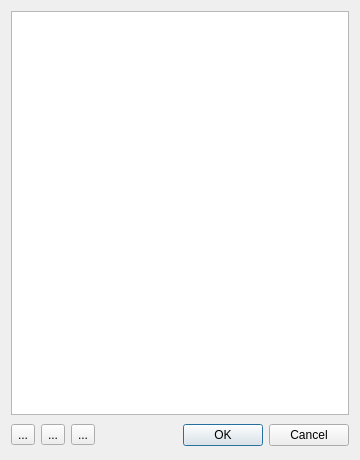
<?xml version="1.0" encoding="UTF-8"?>
<ui version="4.0">
 <class>netSetting</class>
 <widget class="QDialog" name="netSetting">
  <property name="geometry">
   <rect>
    <x>0</x>
    <y>0</y>
    <width>360</width>
    <height>460</height>
   </rect>
  </property>
  <property name="windowTitle">
   <string>Dialog</string>
  </property>
  <layout class="QGridLayout" name="gridLayout">
   <item row="0" column="0">
    <widget class="QTreeWidget" name="tree_db">
     <property name="contextMenuPolicy">
      <enum>Qt::CustomContextMenu</enum>
     </property>
     <property name="sizeAdjustPolicy">
      <enum>QAbstractScrollArea::AdjustToContents</enum>
     </property>
     <property name="editTriggers">
      <set>QAbstractItemView::NoEditTriggers</set>
     </property>
     <property name="allColumnsShowFocus">
      <bool>false</bool>
     </property>
     <property name="columnCount">
      <number>3</number>
     </property>
     <attribute name="headerVisible">
      <bool>false</bool>
     </attribute>
     <column>
      <property name="text">
       <string/>
      </property>
     </column>
     <column>
      <property name="text">
       <string>2</string>
      </property>
     </column>
     <column>
      <property name="text">
       <string>3</string>
      </property>
     </column>
    </widget>
   </item>
   <item row="1" column="0">
    <layout class="QHBoxLayout" name="horizontalLayout">
     <item>
      <widget class="QToolButton" name="tbtn_load">
       <property name="toolTip">
        <string>load db define</string>
       </property>
       <property name="text">
        <string>...</string>
       </property>
       <property name="icon">
        <iconset resource="rtdbdataserver.qrc">
         <normaloff>:/Resources/load_dbdf.png</normaloff>:/Resources/load_dbdf.png</iconset>
       </property>
      </widget>
     </item>
     <item>
      <widget class="QToolButton" name="tbtn_open">
       <property name="toolTip">
        <string>open file</string>
       </property>
       <property name="text">
        <string>...</string>
       </property>
       <property name="icon">
        <iconset resource="rtdbdataserver.qrc">
         <normaloff>:/Resources/open_debsets.png</normaloff>:/Resources/open_debsets.png</iconset>
       </property>
      </widget>
     </item>
     <item>
      <widget class="QToolButton" name="tbtn_save">
       <property name="toolTip">
        <string>save settings</string>
       </property>
       <property name="text">
        <string>...</string>
       </property>
      </widget>
     </item>
     <item>
      <spacer>
       <property name="orientation">
        <enum>Qt::Horizontal</enum>
       </property>
       <property name="sizeHint" stdset="0">
        <size>
         <width>48</width>
         <height>28</height>
        </size>
       </property>
      </spacer>
     </item>
     <item>
      <widget class="QPushButton" name="okButton">
       <property name="text">
        <string>OK</string>
       </property>
      </widget>
     </item>
     <item>
      <widget class="QPushButton" name="cancelButton">
       <property name="text">
        <string>Cancel</string>
       </property>
      </widget>
     </item>
    </layout>
   </item>
  </layout>
 </widget>
 <resources>
  <include location="rtdbdataserver.qrc"/>
 </resources>
 <connections>
  <connection>
   <sender>okButton</sender>
   <signal>clicked()</signal>
   <receiver>netSetting</receiver>
   <slot>accept()</slot>
   <hints>
    <hint type="sourcelabel">
     <x>278</x>
     <y>253</y>
    </hint>
    <hint type="destinationlabel">
     <x>96</x>
     <y>254</y>
    </hint>
   </hints>
  </connection>
  <connection>
   <sender>cancelButton</sender>
   <signal>clicked()</signal>
   <receiver>netSetting</receiver>
   <slot>reject()</slot>
   <hints>
    <hint type="sourcelabel">
     <x>369</x>
     <y>253</y>
    </hint>
    <hint type="destinationlabel">
     <x>179</x>
     <y>282</y>
    </hint>
   </hints>
  </connection>
 </connections>
</ui>
